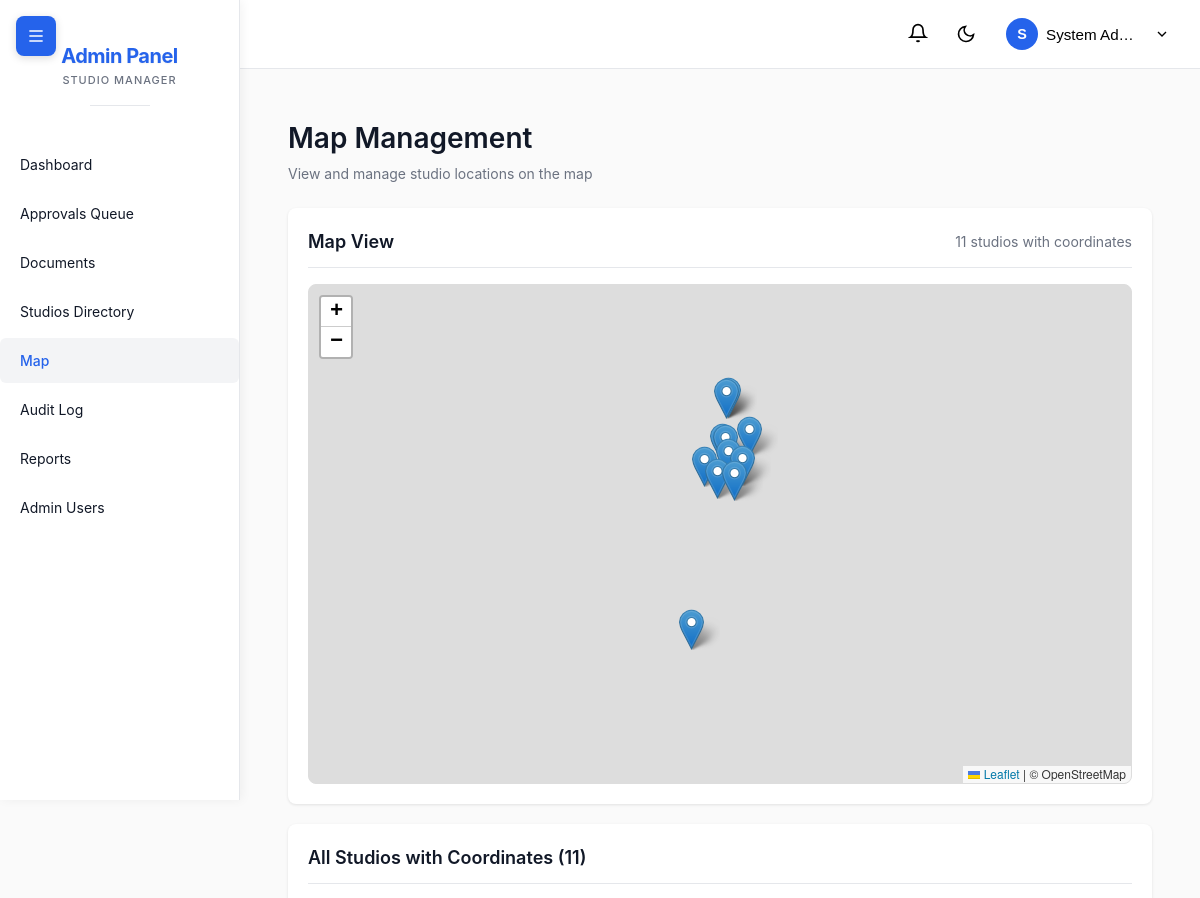
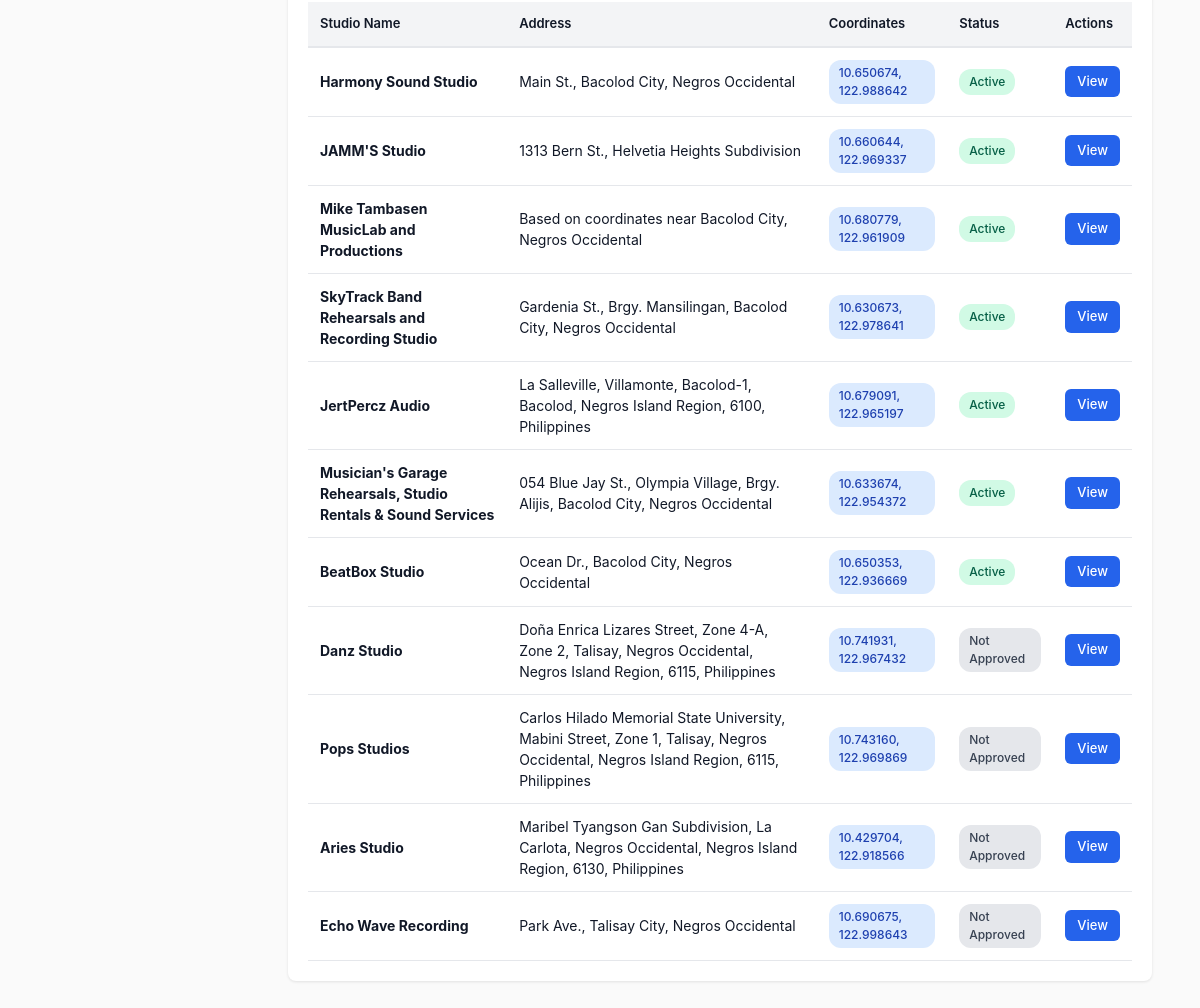
/admin/php/map.php (signed in), run on the app's committed database (2 pictures, top to bottom).
### tables this page shows
CREATE TABLE IF NOT EXISTS `studios` (
  `StudioID` int(11) NOT NULL AUTO_INCREMENT,
  `ClientID` int(11) DEFAULT NULL,
  `OwnerID` int(11) DEFAULT NULL,
  `StudioName` varchar(255) NOT NULL,
  `Latitude` varchar(255) NOT NULL,
  `Longitude` varchar(255) NOT NULL,
  `Loc_Desc` varchar(255) NOT NULL,
  `Time_IN` time NOT NULL,
  `Time_OUT` time NOT NULL,
  `StudioImg` varchar(255) DEFAULT NULL,
  `approved_by_admin` int(11) DEFAULT NULL,
  `approved_at` datetime DEFAULT NULL,
  `is_active` tinyint(1) NOT NULL DEFAULT 1,
  `is_featured` tinyint(1) NOT NULL DEFAULT 0,
  PRIMARY KEY (`StudioID`),
  KEY `ClientID` (`ClientID`),
  KEY `FK_studios_studio_owners` (`OwnerID`),
  KEY `fk_studio_approved_by` (`approved_by_admin`),
  KEY `idx_featured` (`is_active`,`is_featured`),
  CONSTRAINT `FK_studios_studio_owners` FOREIGN KEY (`OwnerID`) REFERENCES `studio_owners` (`OwnerID`) ON DELETE NO ACTION ON UPDATE NO ACTION,
  CONSTRAINT `fk_studio_approved_by` FOREIGN KEY (`approved_by_admin`) REFERENCES `admin_users` (`admin_id`) ON DELETE SET NULL ON UPDATE NO ACTION,
  CONSTRAINT `studios_ibfk_1` FOREIGN KEY (`ClientID`) REFERENCES `clients` (`ClientID`)
);

### admin/php/config/database.php (called while the page is built)
<?php
class Database {
    private static $instance = null;
    private $pdo;
    private function __construct() {
        $host = getenv('MYSQL_HOST') ?: 'localhost';
        $port = getenv('MYSQL_PORT') ?: '3306';
        $dbname = getenv('MYSQL_DATABASE') ?: 'museek';
        $user = getenv('MYSQL_USER') ?: 'root';
        $password = getenv('MYSQL_PASSWORD') ?: '';
        $dsn = "mysql:host=$host;port=$port;dbname=$dbname;charset=utf8mb4";
        try {
            $this->pdo = new PDO($dsn, $user, $password, [
                PDO::ATTR_ERRMODE => PDO::ERRMODE_EXCEPTION,
                PDO::ATTR_DEFAULT_FETCH_MODE => PDO::FETCH_ASSOC,
                PDO::ATTR_EMULATE_PREPARES => false
            ]);
        } catch (PDOException $e) {
            die("Database connection failed: " . $e->getMessage());
        }
    }
    public static function getInstance() {
        if (self::$instance === null) {
            self::$instance = new self();
        }
        return self::$instance;
    }
    public function getConnection() {
        return $this->pdo;
    }
}

### admin/php/models/Studio.php (called while the page is built, shortened)
<?php
require_once __DIR__ . '/../config/database.php';
class Studio {
    private $db;
    public function __construct() {
        $this->db = Database::getInstance()->getConnection();
    }
    public function getAll($filters = [], $limit = null, $offset = null) {
        $sql = "
            SELECT
                s.*,
                o.`Name` as owner_name,
                o.Email as owner_email,
                o.last_login owner_last_login,
                COUNT(DISTINCT ss.StudioServiceID) as services_count,
                COUNT(DISTINCT i.InstructorID) as instructors_count,
                COUNT(DISTINCT CASE WHEN sc.Sched_Date >= CURDATE() AND sc.Sched_Date < DATE_ADD(CURDATE(), INTERVAL 7 DAY) THEN sc.ScheduleID END) as weekly_schedules
            FROM studios s
            LEFT JOIN studio_owners o ON s.OwnerID = o.OwnerID
            LEFT JOIN studio_services ss ON s.StudioID = ss.StudioID
            LEFT JOIN instructors i ON s.OwnerID = i.OwnerID
            LEFT JOIN schedules sc ON s.StudioID = sc.StudioID
            WHERE 1=1
        ";
        $params = [];
        $sql .= " GROUP BY s.StudioID ORDER BY s.approved_at DESC, s.StudioID DESC";
        $stmt = $this->db->prepare($sql);
        $stmt->execute($params);
        return $stmt->fetchAll(PDO::FETCH_ASSOC);
    }
}

### admin/php/map.php (the view, shortened to what this page needs)
<?php
require_once __DIR__ . '/models/Studio.php';
$studioModel = new Studio();
$studios = $studioModel->getAll([]);
$studiosWithCoords = array_filter($studios, fn($s) => isset($s['Latitude']) && isset($s['Longitude']) && $s['Latitude'] && $s['Longitude']);
include __DIR__ . '/views/components/header.php';
?>
        <div class="page-header">
            <h1>Map Management</h1>
            <p>View and manage studio locations on the map</p>
        </div>
        <div class="card">
            <div class="card-header flex-between">
                <h2>Map View</h2>
                <span class="text-muted">
                    <?= count($studiosWithCoords) ?> studio<?= count($studiosWithCoords) != 1 ? 's' : '' ?> with coordinates
                </span>
            </div>
            <div id="map" style="height: 500px; border: 1px solid #ddd; border-radius: 8px;"></div>
        </div>
        <link rel="stylesheet" href="https://unpkg.com/leaflet@1.9.4/dist/leaflet.css" />
        <div class="card">
            <div class="card-header">
                <h2>All Studios with Coordinates (<?= count($studiosWithCoords) ?>)</h2>
            </div>
            <div class="table-responsive">
                <table>
                    <thead>
                        <tr>
                            <th>Studio Name</th>
                            <th>Address</th>
                            <th>Coordinates</th>
                            <th>Status</th>
                            <th>Actions</th>
                        </tr>
                    </thead>
                    <tbody>
                        <?php if (empty($studiosWithCoords)): ?>
                            <tr>
                                <td colspan="5" class="text-center">No studios with coordinates found</td>
                            </tr>
                        <?php else: ?>
                            <?php foreach ($studiosWithCoords as $studio): ?>
                                <tr>
                                    <td><strong><?= htmlspecialchars($studio['StudioName']) ?></strong></td>
                                    <td><?= htmlspecialchars($studio['Loc_Desc'] ?? 'N/A') ?></td>
                                    <td>
                                        <span class="badge badge-info">
                                            <?= number_format($studio['Latitude'], 6) ?>, <?= number_format($studio['Longitude'], 6) ?>
                                        </span>
                                    </td>
                                    <td>
                                        <?php
                                        $isActive = $studio['is_active'] ?? 0;
                                        $isApproved = $studio['approved_by_admin'] ?? 0;
                                        if ($isApproved && $isActive) {
                                            $statusClass = 'success';
                                            $statusText = 'Active';
                                        } elseif ($isApproved && !$isActive) {
                                            $statusClass = 'warning';
                                            $statusText = 'Approved (Inactive)';
                                        } else {
                                            $statusClass = 'secondary';
                                            $statusText = 'Not Approved';
                                        }
                                        ?>
                                        <span class="badge badge-<?= $statusClass ?>">
                                            <?= $statusText ?>
                                        </span>
                                    </td>
                                    <td>
                                        <a href="../php/studio-detail.php?id=<?= $studio['StudioID'] ?>" class="btn btn-sm btn-primary">View</a>
                                    </td>
                                </tr>
                            <?php endforeach; ?>
                        <?php endif; ?>
                    </tbody>
                </table>
            </div>
        </div>
    </div>
</div>
<?php include __DIR__ . '/views/components/footer.php'; ?>

### admin/css/admin.css (style rules this page uses)
* { margin: 0; padding: 0; box-sizing: border-box; }
:root { --primary: #2563eb; --success: #10b981; --warning: #f59e0b; --danger: #ef4444; --secondary: #6b7280; --dark: #1f2937; --light: #f3f4f6; --border: #e5e7eb; --text: #111827; --text-muted: #6b7280; --bg: #fafafa; --card: #ffffff; }
body { font-family: -apple-system, BlinkMacSystemFont, "Segoe UI", Roboto, "Helvetica Neue", Arial, sans-serif; font-size: 14px; color: var(--text); background: var(--bg); line-height: 1.5; transition: background-color 0.3s ease, color 0.3s ease; }
.page-header { margin-bottom: 24px; }
.page-header h1 { font-size: 28px; font-weight: 600; margin-bottom: 4px; }
.page-header p { color: var(--text-muted); }
.btn { padding: 10px 20px; border: none; border-radius: 6px; font-size: 14px; font-weight: 500; cursor: pointer; transition: all 0.2s; text-decoration: none; display: inline-block; }
.btn-primary { background: var(--primary); color: white; }
.btn-sm { padding: 6px 12px; font-size: 13px; }
.badge { padding: 4px 10px; border-radius: 12px; font-size: 12px; font-weight: 500; display: inline-block; }
.badge-success { background: #d1fae5; color: #065f46; }
.badge-info { background: #dbeafe; color: #1e40af; }
.badge-secondary { background: #e5e7eb; color: #374151; }
.card { background: var(--card); border-radius: 8px; padding: 20px; box-shadow: 0 1px 3px rgba(0, 0, 0, 0.1); margin-bottom: 20px; transition: background-color 0.3s ease; }
.card-header { margin-bottom: 16px; padding-bottom: 12px; border-bottom: 1px solid var(--border); }
.card-header h2 { font-size: 18px; font-weight: 600; }
table { width: 100%; border-collapse: collapse; }
th { background: var(--light); padding: 12px; text-align: left; font-weight: 600; font-size: 13px; border-bottom: 2px solid var(--border); color: var(--text); transition: background-color 0.3s ease; }
td { padding: 12px; border-bottom: 1px solid var(--border); color: var(--text); }
.text-muted { color: var(--text-muted); }
.flex-between { display: flex; justify-content: space-between; align-items: center; }
.card-header.flex-between { display: flex; justify-content: space-between; align-items: center; }

### data on the page
studios: StudioName "Harmony Sound Studio", Loc_Desc "Main St., Bacolod City, Negros Occidental", Latitude "10.650674", Longitude "122.988642", statusText "Active"
studios: StudioName "JAMM'S Studio", Loc_Desc "1313 Bern St., Helvetia Heights Subdivision", Latitude "10.660644", Longitude "122.969337", statusText "Active"
studios: StudioName "Mike Tambasen MusicLab and Productions", Loc_Desc "Based on coordinates near Bacolod City, Negros Occidental", Latitude "10.680779", Longitude "122.961909", statusText "Active"
studios: StudioName "SkyTrack Band Rehearsals and Recording Studio", Loc_Desc "Gardenia St., Brgy. Mansilingan, Bacolod City, Negros Occidental", Latitude "10.630673", Longitude "122.978641", statusText "Active"
studios: StudioName "JertPercz Audio", Loc_Desc "La Salleville, Villamonte, Bacolod-1, Bacolod, Negros Island Region, 6100, Philippines", Latitude "10.679091", Longitude "122.965197", statusText "Active"
studios: StudioName "Musician's Garage Rehearsals, Studio Rentals & Sound Services", Loc_Desc "054 Blue Jay St., Olympia Village, Brgy. Alijis, Bacolod City, Negros Occidental", Latitude "10.633674", Longitude "122.954372", statusText "Active"
studios: StudioName "BeatBox Studio", Loc_Desc "Ocean Dr., Bacolod City, Negros Occidental", Latitude "10.650353", Longitude "122.936669", statusText "Active"
studios: StudioName "Danz Studio", Loc_Desc "Doña Enrica Lizares Street, Zone 4-A, Zone 2, Talisay, Negros Occidental, Negros Island Region, 6115, Philippines", Latitude "10.741931", Longitude "122.967432", approved_by_admin "Not Approved"
studios: StudioName "Pops Studios", Loc_Desc "Carlos Hilado Memorial State University, Mabini Street, Zone 1, Talisay, Negros Occidental, Negros Island Region, 6115, Philippines", Latitude "10.743160", Longitude "122.969869", approved_by_admin "Not Approved"
studios: StudioName "Aries Studio", Loc_Desc "Maribel Tyangson Gan Subdivision, La Carlota, Negros Occidental, Negros Island Region, 6130, Philippines", Latitude "10.429704", Longitude "122.918566", approved_by_admin "Not Approved"
studios: StudioName "Echo Wave Recording", Loc_Desc "Park Ave., Talisay City, Negros Occidental", Latitude "10.690675", Longitude "122.998643", approved_by_admin "Not Approved"

### other printed values
substr($adminName, 0, 1) "S"
$adminName "System Ad…"
count($studiosWithCoords) "11"
